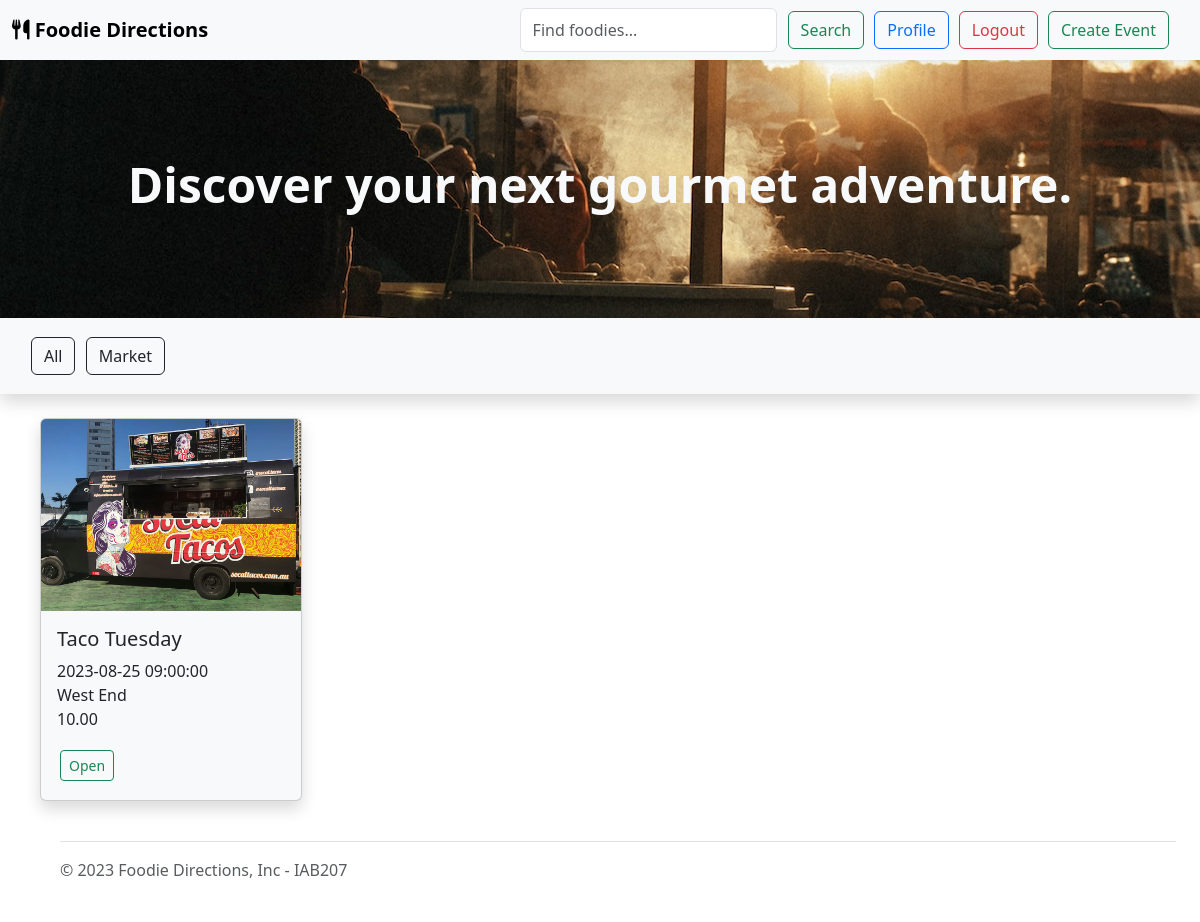
The page / (signed in) on the database its author committed.
### website/models.py (models this page shows, shortened)
class Event(db.Model):
    __tablename__ = 'events'
    id = db.Column(db.Integer, primary_key=True)
    title = db.Column(db.String(80), nullable=False)
    description = db.Column(db.String(200), nullable=False)
    image = db.Column(db.String(400))
    dateTime = db.Column(db.DateTime, nullable=False)
    price = db.Column(db.Numeric(precision=10, scale=2))
    ticketsAvailable = db.Column(db.Integer, nullable=False)
    locationName = db.Column(db.String(80), nullable=False)
    status = db.Column(db.String(20), default="Open", nullable=False)
    category = db.Column(db.String(20))
    user_id = db.Column(db.Integer, db.ForeignKey('users.id'), nullable=False)
    comments = db.relationship('Comment', backref='event')
    bookings = db.relationship('Booking', backref='event')

### website/views.py (the view)
@bp.route('/')
def index():
    events = db.session.scalars(db.select(Event)).all()
    categories = db.session.scalars(db.select(Event.category).distinct())
    return render_template('index.html', events=events, categories=categories)

### website/__init__.py (called while the page is built)
def create_app():
    app=Flask(__name__)  # this is the name of the module/package that is calling this app
    app.debug=True
    app.secret_key='862b1a0d45e29873ab29da77a06728fed0d3c783512a797a'
    app.config['SQLALCHEMY_DATABASE_URI']='sqlite:///mydbname.sqlite'
    db.init_app(app)
    bootstrap = Bootstrap5(app)
    CSRFProtect(app)
    login_manager = LoginManager()
    login_manager.login_view='auth.login'
    login_manager.init_app(app)
    from .models import User  # importing here to avoid circular references
    @login_manager.user_loader
    def load_user(user_id):
        return User.query.get(int(user_id))
    from . import views
    app.register_blueprint(views.bp)
    from . import auth
    app.register_blueprint(auth.bp)
    return app

### website/templates/index.html
{% extends 'base.html' %}
{% block header %}
    <div class="p-5 bg-light" style="background-image: url(../static/img/banner_img.jpg); background-position: center;">
        <div class="container-fluid py-5 text-center">
            <h1 class="display-5 fw-bold text-light">Discover your next gourmet adventure.</h1>
        </div>
    </div>
{% endblock %}
{% block content %}
<div class="container-fluid">
    <div class="row p-3 shadow bg-body-tertiary" id="categories">
        <div class="col-12">
            <div data-bs-spy="scroll" data-bs-smooth-scroll="true" class="horizontal-scroll" tabindex="0">
                <a type="button" class="btn btn-outline-dark" href="/#categories">All</a>
                {% for category in categories %}
                    <a type="button" class="btn btn-outline-dark" href="{{ url_for('main.category', category=category) }}#categories">{{ category }}</a>
                {% endfor %}
            </div>
        </div>
    </div>
    <div class="row mx-3 my-4">
        {% for event in events %}
        <div class="col-lg-3 col-md-4 col-sm-6 mb-3">
            <div class="card event-card shadow bg-body-tertiary">
                <img src="{{ event.image }}" class="card-img-top event-card-img" alt="...">
                <div class="card-body">
                    <h5 class="card-title">{{ event.title }}</h5>
                    <p class="card-text">{{ event.dateTime }}<br>{{ event.locationName }}<br>{{ event.price }}</p>
                    <a type="button" class="btn btn-outline-success btn-sm stretched-link" href="{{ url_for('main.event', id=event.id) }}">{{ event.status }}</a>
                </div>
            </div>
        </div>
        {% endfor %}
    </div>
</div>
{% endblock %}

### website/static/css/style.css (style rules this page uses)
.btn { margin: 3px; }
.horizontal-scroll { overflow: auto; white-space: nowrap; }
img.event-card-img { height: 12rem; object-fit: cover; }

### rows shown on the page
Event: image (picture), title "Taco Tuesday", dateTime "2023-08-25 09:00:00", locationName "West End", price "10.00", status "Open"

### other values the page prints
{{ category }} "Market"
